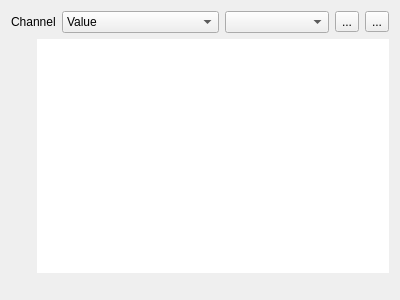
<?xml version="1.0" encoding="UTF-8"?>
<ui version="4.0">
 <class>ContrastCurves</class>
 <widget class="QWidget" name="ContrastCurves">
  <property name="geometry">
   <rect>
    <x>0</x>
    <y>0</y>
    <width>400</width>
    <height>300</height>
   </rect>
  </property>
  <property name="windowTitle">
   <string>Form</string>
  </property>
  <layout class="QGridLayout" name="gridLayout">
   <item row="0" column="0" colspan="2">
    <layout class="QHBoxLayout" name="horizontalLayout">
     <item>
      <widget class="QLabel" name="textLabel1">
       <property name="sizePolicy">
        <sizepolicy hsizetype="Maximum" vsizetype="Preferred">
         <horstretch>0</horstretch>
         <verstretch>0</verstretch>
        </sizepolicy>
       </property>
       <property name="text">
        <string>Channel</string>
       </property>
       <property name="wordWrap">
        <bool>false</bool>
       </property>
       <property name="buddy">
        <cstring>ColorSelector</cstring>
       </property>
      </widget>
     </item>
     <item>
      <widget class="QComboBox" name="ColorSelector">
       <property name="sizePolicy">
        <sizepolicy hsizetype="Preferred" vsizetype="Fixed">
         <horstretch>3</horstretch>
         <verstretch>0</verstretch>
        </sizepolicy>
       </property>
       <property name="toolTip">
        <string>&lt;!DOCTYPE HTML PUBLIC &quot;-//W3C//DTD HTML 4.0//EN&quot; &quot;http://www.w3.org/TR/REC-html40/strict.dtd&quot;&gt;
&lt;html&gt;&lt;head&gt;&lt;meta name=&quot;qrichtext&quot; content=&quot;1&quot; /&gt;&lt;style type=&quot;text/css&quot;&gt;
p, li { white-space: pre-wrap; }
&lt;/style&gt;&lt;/head&gt;&lt;body style=&quot; font-family:'MS Shell Dlg 2'; font-size:8.25pt; font-weight:400; font-style:normal;&quot;&gt;
&lt;p style=&quot; margin-top:0px; margin-bottom:0px; margin-left:0px; margin-right:0px; -qt-block-indent:0; text-indent:0px;&quot;&gt;&lt;span style=&quot; font-size:8pt;&quot;&gt;Select the color channel for editing.&lt;/span&gt;&lt;/p&gt;&lt;/body&gt;&lt;/html&gt;</string>
       </property>
       <item>
        <property name="text">
         <string>Value</string>
        </property>
       </item>
       <item>
        <property name="text">
         <string>Red</string>
        </property>
       </item>
       <item>
        <property name="text">
         <string>Green</string>
        </property>
       </item>
       <item>
        <property name="text">
         <string>Blue</string>
        </property>
       </item>
      </widget>
     </item>
     <item>
      <widget class="QComboBox" name="defaultCurveSelector">
       <property name="sizePolicy">
        <sizepolicy hsizetype="Preferred" vsizetype="Fixed">
         <horstretch>2</horstretch>
         <verstretch>0</verstretch>
        </sizepolicy>
       </property>
       <property name="toolTip">
        <string>&lt;!DOCTYPE HTML PUBLIC &quot;-//W3C//DTD HTML 4.0//EN&quot; &quot;http://www.w3.org/TR/REC-html40/strict.dtd&quot;&gt;
&lt;html&gt;&lt;head&gt;&lt;meta name=&quot;qrichtext&quot; content=&quot;1&quot; /&gt;&lt;style type=&quot;text/css&quot;&gt;
p, li { white-space: pre-wrap; }
&lt;/style&gt;&lt;/head&gt;&lt;body style=&quot; font-family:'MS Shell Dlg 2'; font-size:8.25pt; font-weight:400; font-style:normal;&quot;&gt;
&lt;p style=&quot; margin-top:0px; margin-bottom:0px; margin-left:0px; margin-right:0px; -qt-block-indent:0; text-indent:0px;&quot;&gt;&lt;span style=&quot; font-size:8pt;&quot;&gt;Use one of the predefined transfer curves.&lt;/span&gt;&lt;/p&gt;&lt;/body&gt;&lt;/html&gt;</string>
       </property>
       <item>
        <property name="text">
         <string/>
        </property>
       </item>
      </widget>
     </item>
     <item>
      <widget class="QToolButton" name="loadButton">
       <property name="toolTip">
        <string>&lt;!DOCTYPE HTML PUBLIC &quot;-//W3C//DTD HTML 4.0//EN&quot; &quot;http://www.w3.org/TR/REC-html40/strict.dtd&quot;&gt;
&lt;html&gt;&lt;head&gt;&lt;meta name=&quot;qrichtext&quot; content=&quot;1&quot; /&gt;&lt;style type=&quot;text/css&quot;&gt;
p, li { white-space: pre-wrap; }
&lt;/style&gt;&lt;/head&gt;&lt;body style=&quot; font-family:'MS Shell Dlg 2'; font-size:8.25pt; font-weight:400; font-style:normal;&quot;&gt;
&lt;p style=&quot; margin-top:0px; margin-bottom:0px; margin-left:0px; margin-right:0px; -qt-block-indent:0; text-indent:0px;&quot;&gt;&lt;span style=&quot; font-size:8pt;&quot;&gt;Load a transfer curve file from disk&lt;/span&gt;&lt;/p&gt;&lt;/body&gt;&lt;/html&gt;</string>
       </property>
       <property name="text">
        <string>...</string>
       </property>
       <property name="icon">
        <iconset resource="../resources/resources.qrc">
         <normaloff>:/icons/icons/fileopen.png</normaloff>:/icons/icons/fileopen.png</iconset>
       </property>
      </widget>
     </item>
     <item>
      <widget class="QToolButton" name="saveButton">
       <property name="toolTip">
        <string>&lt;!DOCTYPE HTML PUBLIC &quot;-//W3C//DTD HTML 4.0//EN&quot; &quot;http://www.w3.org/TR/REC-html40/strict.dtd&quot;&gt;
&lt;html&gt;&lt;head&gt;&lt;meta name=&quot;qrichtext&quot; content=&quot;1&quot; /&gt;&lt;style type=&quot;text/css&quot;&gt;
p, li { white-space: pre-wrap; }
&lt;/style&gt;&lt;/head&gt;&lt;body style=&quot; font-family:'MS Shell Dlg 2'; font-size:8.25pt; font-weight:400; font-style:normal;&quot;&gt;
&lt;p style=&quot; margin-top:0px; margin-bottom:0px; margin-left:0px; margin-right:0px; -qt-block-indent:0; text-indent:0px;&quot;&gt;&lt;span style=&quot; font-size:8pt;&quot;&gt;Save the actual transfer curve to disk&lt;/span&gt;&lt;/p&gt;&lt;/body&gt;&lt;/html&gt;</string>
       </property>
       <property name="text">
        <string>...</string>
       </property>
       <property name="icon">
        <iconset resource="../resources/resources.qrc">
         <normaloff>:/icons/icons/filesave.png</normaloff>:/icons/icons/filesave.png</iconset>
       </property>
      </widget>
     </item>
    </layout>
   </item>
   <item row="1" column="0">
    <widget class="QLabel" name="verticalScale">
     <property name="sizePolicy">
      <sizepolicy hsizetype="Fixed" vsizetype="Ignored">
       <horstretch>0</horstretch>
       <verstretch>0</verstretch>
      </sizepolicy>
     </property>
     <property name="minimumSize">
      <size>
       <width>20</width>
       <height>0</height>
      </size>
     </property>
     <property name="maximumSize">
      <size>
       <width>20</width>
       <height>16777215</height>
      </size>
     </property>
     <property name="text">
      <string/>
     </property>
     <property name="scaledContents">
      <bool>true</bool>
     </property>
    </widget>
   </item>
   <item row="1" column="1">
    <widget class="DiagramGV" name="gv">
     <property name="frameShape">
      <enum>QFrame::NoFrame</enum>
     </property>
     <property name="verticalScrollBarPolicy">
      <enum>Qt::ScrollBarAlwaysOff</enum>
     </property>
     <property name="horizontalScrollBarPolicy">
      <enum>Qt::ScrollBarAlwaysOff</enum>
     </property>
     <property name="renderHints">
      <set>QPainter::Antialiasing|QPainter::SmoothPixmapTransform|QPainter::TextAntialiasing</set>
     </property>
     <property name="resizeAnchor">
      <enum>QGraphicsView::AnchorViewCenter</enum>
     </property>
    </widget>
   </item>
   <item row="2" column="1">
    <widget class="QLabel" name="horizontalScale">
     <property name="sizePolicy">
      <sizepolicy hsizetype="Ignored" vsizetype="Fixed">
       <horstretch>0</horstretch>
       <verstretch>0</verstretch>
      </sizepolicy>
     </property>
     <property name="minimumSize">
      <size>
       <width>0</width>
       <height>10</height>
      </size>
     </property>
     <property name="maximumSize">
      <size>
       <width>16777215</width>
       <height>10</height>
      </size>
     </property>
     <property name="text">
      <string/>
     </property>
     <property name="scaledContents">
      <bool>true</bool>
     </property>
    </widget>
   </item>
  </layout>
 </widget>
 <customwidgets>
  <customwidget>
   <class>DiagramGV</class>
   <extends>QGraphicsView</extends>
   <header>tools/diagramgv.h</header>
  </customwidget>
 </customwidgets>
 <resources>
  <include location="../resources/resources.qrc"/>
 </resources>
 <connections/>
</ui>
